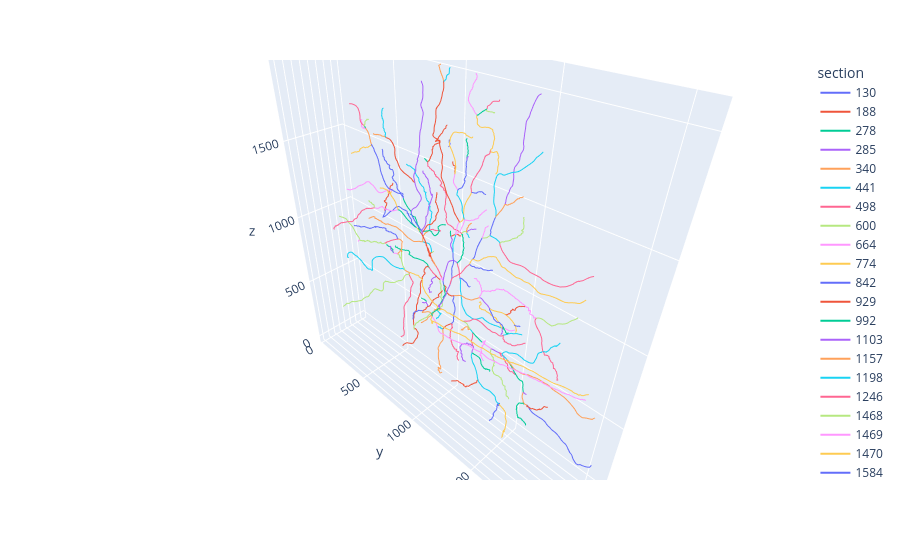

Here is the notebook cell this chart was saved with:
### Code cell
swc_list = load.swc(swc_scaled)
sections, sections_graph = load.parse_swc(swc_list)

plot_sections(sections)
